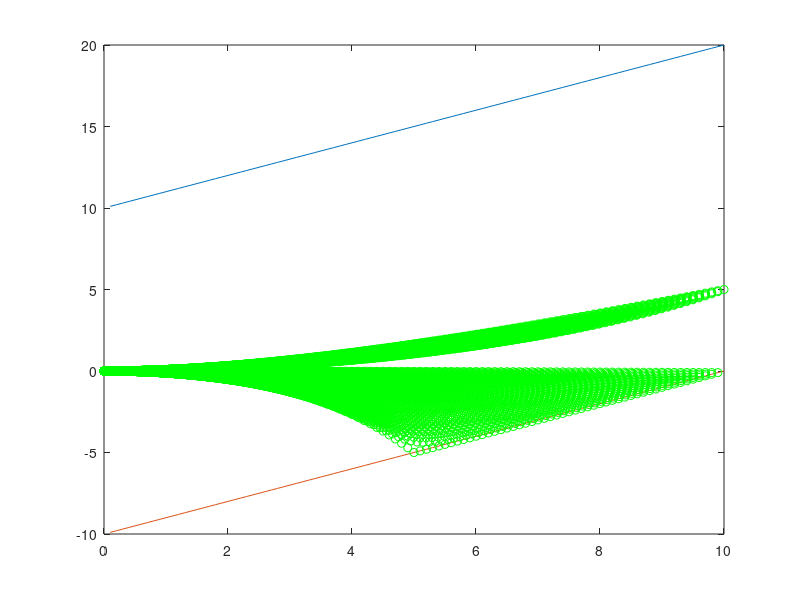

The MATLAB source for this figure: (Note: this script raises an error after producing the figure.)
%% 基于道路边沿采样的车道保持算法
alfa = 45; % 30 -30 45 -45 表示车辆航向角和道路的夹角
%初始化
if alfa == 0
    for i=1:100
        x(i)= 0.1*i;
        fl(i)= 10;
        fr(i)=-10;
    end
elseif (alfa == 30)
    for i=1:100
        x(i)= 0.1*i;
        fl(i)= sqrt(3)/3 * x(i) + 10;
        fr(i)= sqrt(3)/3 * x(i) - 10;
    end
elseif (alfa == -30)
    for i=1:100
        x(i)= 0.1*i;
        fl(i)= -sqrt(3)/3 * x(i) + 10;
        fr(i)= -sqrt(3)/3 * x(i) - 10;
    end
elseif (alfa == 45)
    for i=1:100
        x(i)= 0.1*i;
        fl(i)=x(i) + 10;
        fr(i)=x(i) - 10;
    end    
elseif (alfa == -45)
    for i=1:100
        x(i)= 0.1*i;
        fl(i)= -x(i) + 10;
        fr(i)= -x(i) - 10;
    end
else
    
end
    
% for i=1:20
%     x(i)=0.1*i;
%     fl(i)=-3/16*x(i)^2+3/2*x(i)+1;
%     fr(i)=-3/16*x(i)^2+3/2*x(i)-1;
% end
 
plot(x,fl);
hold on;
plot(x,fr);
 
 
kmax=1.5;klmin=kmax;krmax=-kmax;
x0=0;y0=0;s_thresh=1.2;
pi = 3.1415926;
K_expect = 0.08;
w1 = 0.2;
w2 = 0.1;
C_cost_min = 0.0;

delta_k = 0.05;
C_p = 0.000001;
C_s = 0.0;
%求解一次圆弧轨迹
for i=1:100
    kl(i)=2*fl(i)/(x(i)^2+fl(i)^2);%计算车辆当前位置到道路左边沿采样点圆弧的曲率
    kr(i)=2*fr(i)/(x(i)^2+fr(i)^2);%计算车辆当前位置到道路右边沿采样点圆弧的曲率
    
    sl(i)=2*asin(fl(i)/sqrt(x(i)^2+fl(i)^2))/kl(i);%计算车辆当前位置到道路左边沿采样点圆弧的弧长
    sr(i)=2*asin(fr(i)/sqrt(x(i)^2+fr(i)^2))/kr(i);%计算车辆当前位置到道路右边沿采样点圆弧的弧长
    
%     sl1(i)=(pi/2 + asin((fl(i)^2 - x(i)^2)/(x(i)^2+fl(i)^2)))/kl(i);%计算车辆当前位置到道路左边沿采样点圆弧的弧长
%     sr1(i)=(pi/2 + asin((fr(i)^2 - x(i)^2)/(x(i)^2+fr(i)^2)))/kr(i);%计算车辆当前位置到道路左边沿采样点圆弧的弧长
    
    s(i)=max(sl(i),sr(i));
    
    if (s(i)<s_thresh)
        continue;
    else
        if (kl(i)<klmin)
            klmin=kl(i);
        end
        if (kr(i)>-kmax)
            krmax=kr(i);
        end
        x_max=x(i);%x_max对应l_max，沿x方向的局部最大感知范围
        kr(i)=krmax;
        kl(i)=klmin;
    end
    %% 应满足任意时刻右侧曲率不大于左侧曲率，不然终止     
    if (kl(i)<kr(i))
        x_max=x(i-1);
        break;
    else
        
%         p = floor((klmin - krmax) / delta_k);
%         p = 100;
%         C_p = 0.000001;
%         C_s = 0.0;
%         for j = 1:1:(p )
% %            kp(j) = krmax + delta_k * (j - 1); 
%             kp = linspace(krmax,klmin,p);
%             xp_ = linspace(0,x_max,p);
%             sp_ = asin(kp(j)*(xp_-x0))/kp(j);
%             yp_ = -1/kp(j)*cos(kp(j)*sp_)+1/kp(j)+y0;
%            
% %             tmp = min(abs(yp_(i) - fl(i)),abs(yp_(i) - fr(i)));
% %             tmp = min(abs(yp_(j) - fl(i)),abs(yp_(j) - fr(i)));
%             tmp = min(abs(yp_(j) - fl(i)),abs(yp_(j) - fr(i)));
% 
%             C_p = C_p + tmp;
% 
%             C_proximity(j) = 1 / C_p;
%             C_s = C_s + (kp(j) - K_expect)^2;
%             C_smooth(j) = C_s;
%            
% %            plot(xp_,yp_,'y*');%离散化后的控制空间
% 
%         end
%            
%         C_cost = w1* C_proximity + w2 * C_smooth;
% 
%         C_cost_min = C_cost(1);
%         for m = 1:1:length(C_cost)
%             if C_cost(m) <= C_cost_min
%                 C_cost_min = C_cost(m);
%                 K_expect = kp(m);
%                 index = m;
%             end 
%         end
% 
%         fprintf('K_expect = %f \n',K_expect);
%         fprintf('index = %f \n',index);

    end
    %% 控制空间内道路右侧所有的采样圆弧
    xr0=linspace(0,x_max,100);
    sr0=asin(kr(i)*(xr0-x0))/kr(i);
    yr0=-1/kr(i)*cos(kr(i)*sr0)+1/kr(i)+y0;
    plot(xr0,yr0,'go');%道路右侧所有的采样圆弧
     %% 控制空间内道路左侧所有的采样圆弧   
    xl0=linspace(0,x_max,100);%x坐标
    sl0=asin(kl(i)*(xl0-x0))/kl(i);%弧长
    yl0=-1/kl(i)*cos(kl(i)*sl0)+1/kl(i)+y0;%根据曲率和弧长，求y方向坐标
    plot(xl0,yl0,'go');%道路左侧所有的采样圆弧
    

end

%% 将最优路用红色星型曲线表示出来
% xy=linspace(0,x(index_i),100);
% sy=asin(KY*(xy-x0))/KY;
%  fy=-1/KY*cos(KY*sy)+1/KY+y0;
% plot(xy,fy,'r*')
q = floor((klmin - krmax) / delta_k);
p = 100;

kp = linspace(krmax,klmin,p);

for j = 1:1:(p )
    xp_ = linspace(0,x_max,p);
    sp_ = asin(kp(j)*(xp_-x0))/kp(j);
    yp_ = -1/kp(j)*cos(kp(j)*sp_)+1/kp(j)+y0;

    for n = 1:1:length(x)
        tmp = min(abs(yp_( n ) - fl(n)),abs(yp_(n ) - fr(n)));
        C_p = C_p + tmp;
        fprintf('C_p = %f \n',C_p);
    end

    C_proximity(j) = 1 / C_p;
    C_smooth(j) = (kp(j) - K_expect)^2;
    C_p = 0.000001;           
%             plot(xp_,yp_,'y*');%离散化后的控制空间

end

C_cost = w1* C_proximity + w2 * C_smooth;
C_cost_min = C_cost(1);
for m = 1:1:length(C_cost)
    if C_cost(m) <= C_cost_min
        C_cost_min = C_cost(m);
        K_expect = kp(m);
        index = m;
    end 
end

fprintf('K_expect = %f \n',K_expect);
fprintf('index = %f \n',index);  


 xy=linspace(0,x_max,100);
 sy=asin(K_expect*(xy-x0))/K_expect;
 fy=-1/K_expect*cos(K_expect*sy)+1/K_expect+y0;
 plot(xy,fy,'r*')